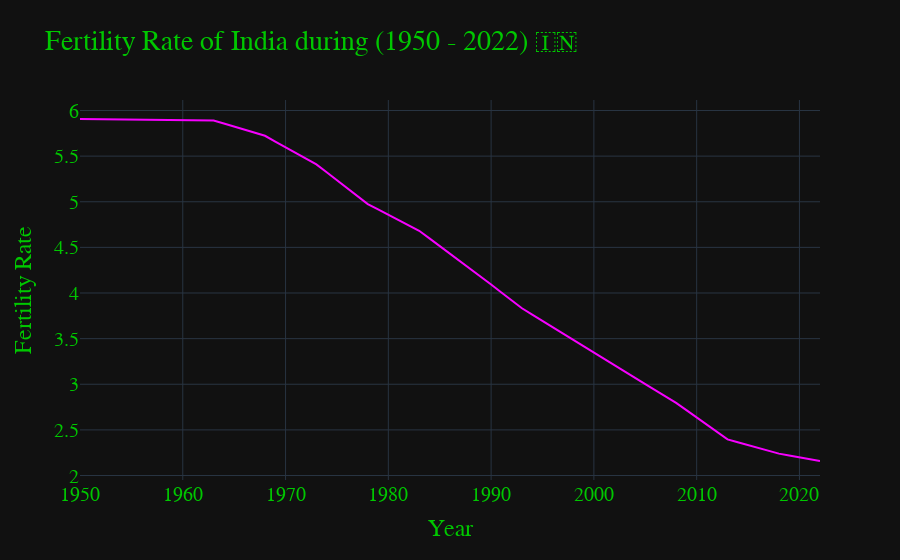

This figure's notebook cell:
### Code cell
fig = px.line(mydata, x = "Year",  y = "Fertility Rate",
             title = "Fertility Rate of India during (1950 - 2022) 🇮🇳")

fig.update_traces(line_color = "#F700FF")
fig.update_layout(template = "plotly_dark", font = dict(family = "PT Sans", size = 20, color = "#00C700"))

fig.show()

### Figure 1 — Plotly figure (JSON) as saved in the notebook; plotly's stock layout.template omitted (floating-point values rounded to 4 significant figures)
{"data": [{"hovertemplate": "Year=%{x}<br>Fertility Rate=%{y}<extra></extra>", "legendgroup": "", "line": {"color": "#F700FF", "dash": "solid"}, "marker": {"symbol": "circle"}, "mode": "lines", "name": "", "orientation": "v", "showlegend": false, "type": "scatter", "x": [1950, 1951, 1952, 1953, 1954, 1955, 1956, 1957, 1958, 1959, 1960, 1961, 1962, 1963, 1964, 1965, 1966, 1967, 1968, 1969, 1970, 1971, 1972, 1973, 1974, 1975, 1976, 1977, 1978, 1979, 1980, 1981, 1982, 1983, 1984, 1985, 1986, 1987, 1988, 1989, 1990, 1991, 1992, 1993, 1994, 1995, 1996, 1997, 1998, 1999, 2000, 2001, 2002, 2003, 2004, 2005, 2006, 2007, 2008, 2009, 2010, 2011, 2012, 2013, 2014, 2015, 2016, 2017, 2018, 2019, 2020, 2021, 2022], "xaxis": "x", "y": [5.907, 5.906, 5.904, 5.903, 5.902, 5.9, 5.899, 5.897, 5.896, 5.895, 5.894, 5.892, 5.891, 5.89, 5.857, 5.823, 5.79, 5.756, 5.723, 5.66, 5.598, 5.535, 5.473, 5.41, 5.323, 5.236, 5.148, 5.061, 4.974, 4.916, 4.857, 4.799, 4.74, 4.682, 4.599, 4.516, 4.432, 4.349, 4.266, 4.179, 4.093, 4.006, 3.92, 3.833, 3.763, 3.693, 3.623, 3.553, 3.483, 3.414, 3.346, 3.277, 3.209, 3.14, 3.071, 3.002, 2.934, 2.865, 2.796, 2.716, 2.636, 2.556, 2.476, 2.396, 2.365, 2.334, 2.302, 2.271, 2.24, 2.22, 2.2, 2.179, 2.159], "yaxis": "y"}], "layout": {"font": {"color": "#00C700", "family": "PT Sans", "size": 20}, "legend": {"tracegroupgap": 0}, "title": {"text": "Fertility Rate of India during (1950 - 2022) 🇮🇳"}, "xaxis": {"anchor": "y", "domain": [0, 1], "title": {"text": "Year"}}, "yaxis": {"anchor": "x", "domain": [0, 1], "title": {"text": "Fertility Rate"}}}}
